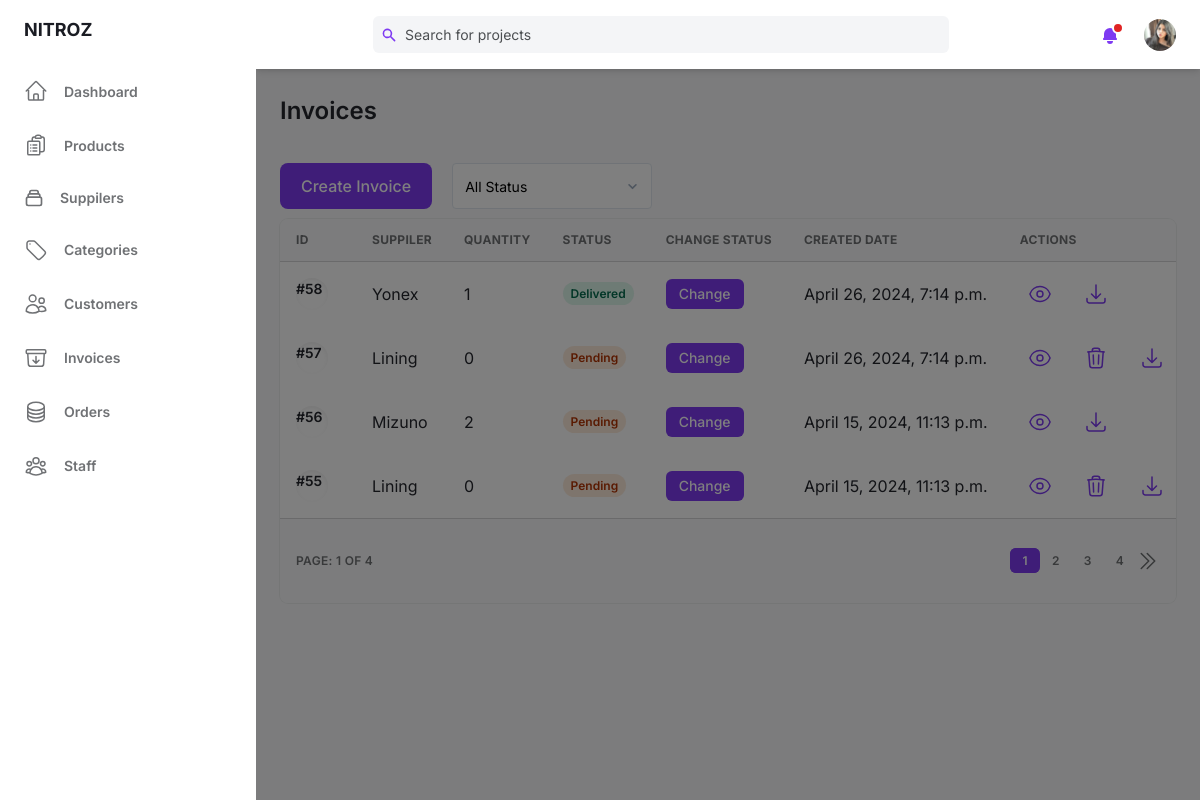
/super/invoice/ (signed in), run on an earlier commit of the app's database.
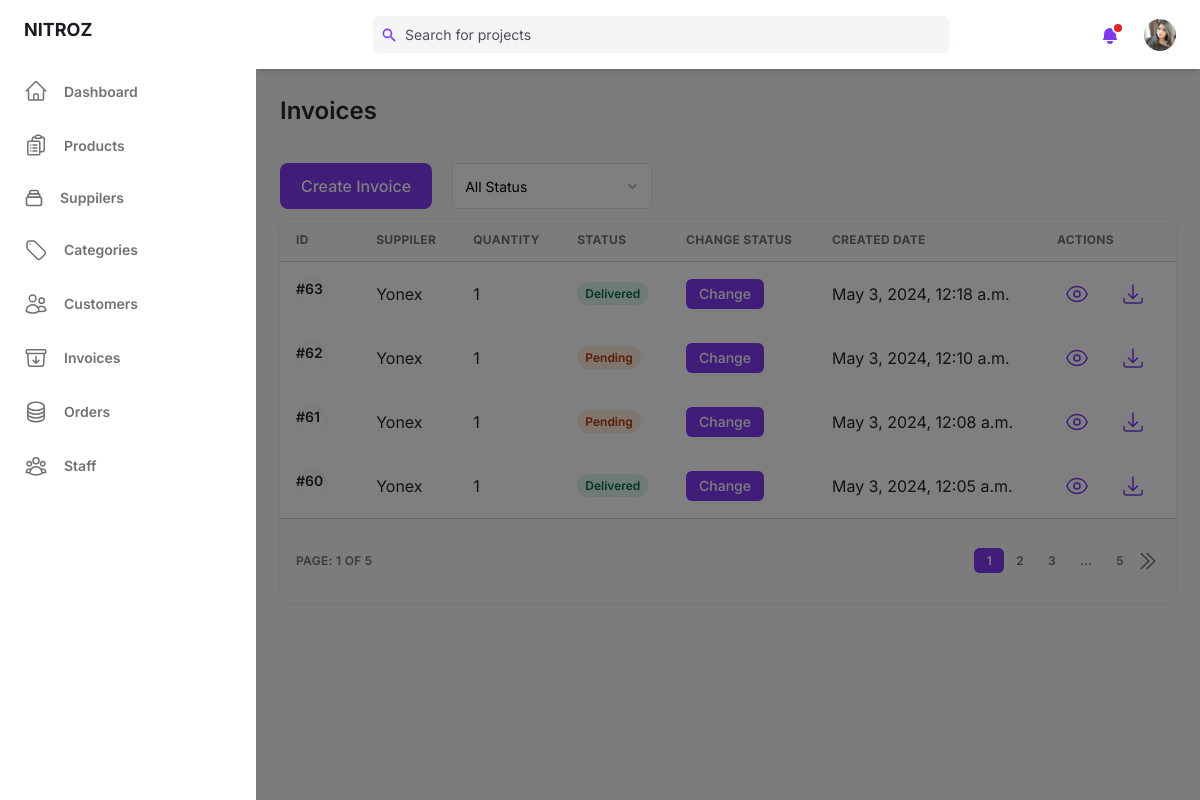
And on a later commit of the database.
### base/models.py (models this page shows, shortened)
class Invoice(models.Model):
    suppiler = models.ForeignKey(Suppiler,on_delete=models.DO_NOTHING)
    status = models.SmallIntegerField(default=1)
    updated = models.DateTimeField(auto_now=True)
    created = models.DateTimeField(auto_now_add=True)
    class Meta:
        ordering = ['-created']

class Suppiler(models.Model):
    name = models.CharField(max_length=200)
    phone = models.CharField(max_length=10)
    address = models.TextField()
    cat = models.ManyToManyField(Category,blank=True)
    image = models.ImageField(null=True,blank=True,default="suppiler/defaultlogo.png",upload_to='suppiler')
    updated = models.DateTimeField(auto_now=True)
    def __str__(self):
        return self.name

class InvoiceItem(models.Model):
    invoice = models.ForeignKey(Invoice,on_delete=models.CASCADE)
    product = models.ForeignKey(Product,on_delete=models.DO_NOTHING)
    quantity = models.PositiveIntegerField(default=0, null=True, blank=True)
    updated = models.DateTimeField(auto_now=True)
    added = models.DateTimeField(auto_now_add=True)

### base/views.py (the view)
    def wrapper(request, *args, **kwargs):
        if not request.user.is_authenticated or not request.user.is_staff:
            messages.error(request,"You are not allow to do that action!")
            return redirect('admin_login')
        return view_func(request, *args, **kwargs)

### base/context_processors.py (called while the page is built)
def cart(request):
    return {'cart': Cart(request)}

### base/models.py (called while the page is built)
    @property
    def ImageURL(self):
        try:
            url = self.avatar.url
        except:
            url = ''
        return url

### base/views.py (called while the page is built)
def staff_required(view_func):
    def wrapper(request, *args, **kwargs):
        if not request.user.is_authenticated or not request.user.is_staff:
            messages.error(request,"You are not allow to do that action!")
            return redirect('admin_login')
        return view_func(request, *args, **kwargs)
    return wrapper

### base/templates/base/admin/invoice.html (shortened to what the changed rows need)
{% extends "admin/main.html" %}
{% block content %}
<main class="h-full pb-16 overflow-y-auto">
    <div class="container grid px-6 mx-auto">
    {% if pageView == 'read' %}
    <h2 class="my-6 text-2xl font-semibold text-gray-700 dark:text-gray-200">Invoices</h2>
    {% elif pageView == 'detail' %}
    <h2 class="my-6 text-2xl font-semibold text-gray-700 dark:text-gray-200">Invoice for {{invoice.suppiler}}</h2>
    {% elif pageView == 'addSuppiler' %}
    <h2 class="my-6 text-2xl font-semibold text-gray-700 dark:text-gray-200">Add Supplier Invoice</h2>
    {% elif pageView == 'updateStatus' %}
    <h2 class="my-6 text-2xl font-semibold text-gray-700 dark:text-gray-200">Change Status for {{invoice}}</h2>
    {% endif %}
    {% if pageView == 'read' %}
      <div class="w-full overflow-hidden rounded-lg shadow-xs">
        <div class="w-full overflow-x-auto">
            <table class="w-full whitespace-no-wrap">
                <thead>
                <tr class="text-xs font-semibold tracking-wide text-left text-gray-500 uppercase border-b dark:border-gray-700 bg-gray-50 dark:text-gray-400 dark:bg-gray-800">
                    <th class="px-4 py-3">ID</th>
                    <th class="px-4 py-3">Suppiler</th>
                    <th class="px-4 py-3">Quantity</th>
                    <th class="px-4 py-3">Status</th>
                    <th class="px-4 py-3">Change Status</th>
                    <th class="px-4 py-3">Created Date</th>
                    <th class="px-4 py-3">Actions</th>
                </tr>
                </thead>
                {% for invoice in page.object_list %}
                <tbody class="bg-white divide-y dark:divide-gray-700 dark:bg-gray-800">
                <tr class="text-gray-700 dark:text-gray-400">
                    <td class="px-4 py-3">
                    <div class="flex items-center text-sm">
                        <div class="relative hidden w-8 h-8 mr-3 rounded-full md:block">
                        <div class="absolute inset-0 rounded-full shadow-inner" aria-hidden="true"></div>
                        <p class="font-semibold">#{{invoice.id}}</p>
                        </div>
                    </div>
                    </td>
                    <td class="px-4 py-3">{{invoice.suppiler}}</td>
                    <td class="px-4 py-3">{{invoice.invoiceitem_set.all|length}}</td>
                    <td class="px-4 py-3 text-xs">
                        {% if invoice.status == 1 %}
                        <span class="px-2 py-1 font-semibold leading-tight text-orange-700 bg-orange-100 rounded-full dark:text-white dark:bg-orange-600">
                        Pending</span>
                        {% elif invoice.status == 2 %}
                        <span class="px-2 py-1 font-semibold leading-tight text-dark-700 bg-blue-100 rounded-full dark:bg-blue-700 dark:text-dark-100">
                            Processing</span>
                        </td>
                        {% elif invoice.status == 3 %}
                        <span class="px-2 py-1 font-semibold leading-tight text-gray-700 bg-gray-100 rounded-full dark:text-gray-100 dark:bg-gray-700">
                        Cancel</span>
                        {% elif invoice.status == 4 %}
                        <span class="px-2 py-1 font-semibold leading-tight text-green-700 bg-green-100 rounded-full dark:text-green-100 dark:bg-green-700">
                            Delivered</span>
                        {% endif %}
                    </td>
                    <td class="px-4 py-3">
                      {% if invoice.status == 1 or invoice.status == 2 %}
                      <button class="px-3 py-1 text-sm font-medium leading-5 text-white transition-colors duration-150 bg-purple-600 border border-transparent rounded-md active:bg-purple-600 hover:bg-purple-700 focus:outline-none focus:shadow-outline-purple">
                        <a href="{% url "updateInvoiceStatus" invoice.id %}">Change</a>
                      </button>
                      {% elif request.user.is_superuser %}
                      <button class="px-3 py-1 text-sm font-medium leading-5 text-white transition-colors duration-150 bg-purple-600 border border-transparent rounded-md active:bg-purple-600 hover:bg-purple-700 focus:outline-none focus:shadow-outline-purple">
                        <a href="{% url "updateInvoiceStatus" invoice.id %}">Change</a>
                      </button>
                      {% endif %}
                    </td>
                    <td class="px-4 py-3">{{invoice.created}}</td>
                    <td class="px-4 py-3">
                    <div class="flex items-center space-x-4 text-sm">
                        <button class="flex items-center justify-between px-2 py-2 text-sm font-medium leading-5 text-purple-600 rounded-lg dark:text-gray-400 focus:outline-none focus:shadow-outline-gray"
                        aria-label="Edit"><a href="{% url 'invoiceDetail' invoice.id %}">
                            </a>
                        </button>
                        {% if invoice.invoiceitem_set.all.count == 0 %}
                        <button class="flex items-center justify-between px-2 py-2 text-sm font-medium leading-5 text-purple-600 rounded-lg dark:text-gray-400 focus:outline-none focus:shadow-outline-gray"
                        aria-label="Delete"><a href="{% url "deleteInvoice" invoice.id %}">
                          </a>
                        </button>
                        {% endif %}
                        <button class="flex items-center justify-between px-2 py-2 text-sm font-medium leading-5 text-purple-600 rounded-lg dark:text-gray-400 focus:outline-none focus:shadow-outline-gray"
                        aria-label="Edit"><a href="{% url "generateInvoicePDF" invoice.id %}">
                          <svg xmlns="http://www.w3.org/2000/svg" fill="none" viewBox="0 0 24 24" stroke-width="1.5" stroke="currentColor" class="w-6 h-6">
                            <path stroke-linecap="round" stroke-linejoin="round" d="M3 16.5v2.25A2.25 2.25 0 0 0 5.25 21h13.5A2.25 2.25 0 0 0 21 18.75V16.5M16.5 12 12 16.5m0 0L7.5 12m4.5 4.5V3" />
                          </svg></a>
                        </button>
                    </div>
                    </td>
                </tr>
                </tbody>
                {% endfor %}
            </table>
        </div>
        <div
          class="grid px-4 py-3 text-xs font-semibold tracking-wide text-gray-500 uppercase border-t dark:border-gray-700 bg-gray-50 sm:grid-cols-9 dark:text-gray-400 dark:bg-gray-800"
        >
          <span class="flex items-center col-span-3">Page: {{page.number}} of {{page.paginator.num_pages}}</span>
          <span class="col-span-2"></span>
          <span class="flex col-span-4 mt-2 sm:mt-auto sm:justify-end">
            <nav aria-label="Table navigation">
              <ul class="inline-flex items-center">
                {% for num_page in page.paginator.page_range %}
                    {% if num_page == 1 or num_page == page.paginator.num_pages or num_page == page.number or num_page == page.number|add:"-1" or num_page == page.number|add:"-2" or num_page == page.number|add:"1" or num_page == page.number|add:"2" %}
                        {% if page.number == num_page %}
                        <li><a class="px-3 py-1 text-white transition-colors duration-150 bg-purple-600 border border-r-0 border-purple-600 rounded-md focus:outline-none focus:shadow-outline-purple"
                        href="{% url 'invoiceAdmin' %}?page={{num_page}}{% if request.GET.q %}&q={{ request.GET.q }}{% endif %}">{{num_page}}</a>
                        </li>
                        {% else %}
                        <li><a class="px-3 py-1 rounded-md focus:outline-none focus:shadow-outline-purple"
                        href="{% url 'invoiceAdmin' %}?page={{num_page}}{% if request.GET.q %}&q={{ request.GET.q }}{% endif %}">{{num_page}}</a>
                        </li>
                        {% endif %}
                    {% elif num_page == page.paginator.num_pages|add:"-1" or num_page == 2 %}
                        <li><span class="px-3 py-1">...</span></li>
                    {% endif %}
                {% endfor %}
                {% if page.has_next %}
                <li><a class="px-3 py-1 rounded-md rounded-r-lg focus:outline-none focus:shadow-outline-purple" aria-label="Next"
                href="{% url 'invoiceAdmin' %}?page={{ page.next_page_number }}{% if request.GET.q %}&q={{ request.GET.q }}{% endif %}">
                  <svg xmlns="http://www.w3.org/2000/svg" fill="none" viewBox="0 0 24 24" stroke-width="1.5" stroke="currentColor" class="w-6 h-6">
                    <path stroke-linecap="round" stroke-linejoin="round" d="m5.25 4.5 7.5 7.5-7.5 7.5m6-15 7.5 7.5-7.5 7.5" />
                  </svg>
                </a>
                </li>
                {% endif %}
              </ul>
            </nav>
          </span>
        </div>
      </div>
    {% endif %}
    </div>
</main>
{% endblock content %}

What changed in the data, as far as the page shows it:
no longer on this page (row unchanged): Invoice: id "58", suppiler "Yonex", invoiceitem_set.all|length "1", status "Delivered", created "April 26, 2024, 7:14 p.m."
no longer on this page (row unchanged): Invoice: id "57", suppiler "Lining", invoiceitem_set.all|length "0", status "Pending", created "April 26, 2024, 7:14 p.m."
no longer on this page (row unchanged): Invoice: id "56", suppiler "Mizuno", invoiceitem_set.all|length "2", status "Pending", created "April 15, 2024, 11:13 p.m."
no longer on this page (row unchanged): Invoice: id "55", suppiler "Lining", invoiceitem_set.all|length "0", status "Pending", created "April 15, 2024, 11:13 p.m."
added Invoice: id "63", suppiler "Yonex", invoiceitem_set.all|length "1", status "Delivered", created "May 3, 2024, 12:18 a.m."
added Invoice: id "62", suppiler "Yonex", invoiceitem_set.all|length "1", status "Pending", created "May 3, 2024, 12:10 a.m."
added Invoice: id "61", suppiler "Yonex", invoiceitem_set.all|length "1", status "Pending", created "May 3, 2024, 12:08 a.m."
added Invoice: id "60", suppiler "Yonex", invoiceitem_set.all|length "1", status "Delivered", created "May 3, 2024, 12:05 a.m."
Also different on the page:
{{ page.paginator.num_pages }}: "4" → "5"
new list line: "5"
list line gone: "4"
